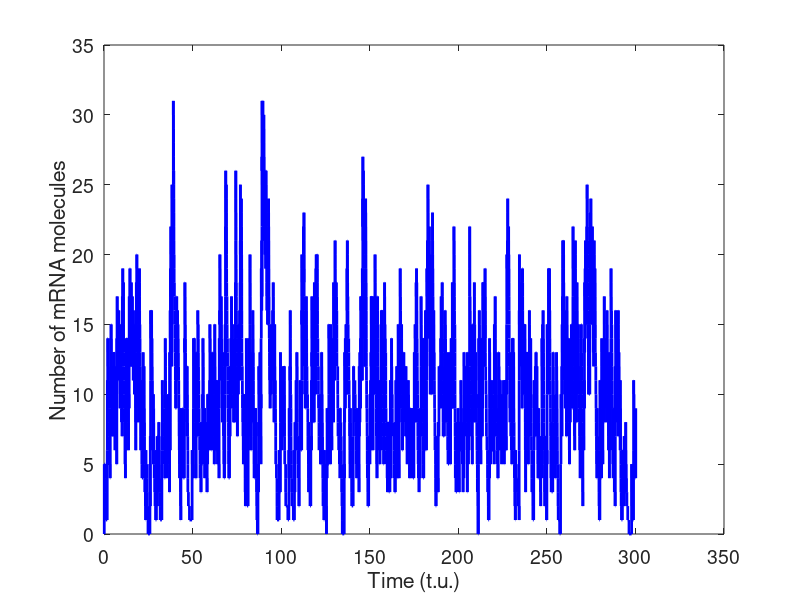

MATLAB code to generate this figure: (Note: this script raises an error after producing the figure.)
%stochastic implementation (Gillespie SSA) of constitutive gene expression
%and mRNA degradation

clear all

%set kinetic parameter values
global kr;
global gr;
kr=2;
gr=1.0;

%set initial condition
X=0;
j=1;
t=0;

while t < 300

    %calculate propensities
    a1=kr;
    a2=gr*X(j);
    asum=a1+a2;

    %update counter
    j=j+1;

    %update time
    t(j)=t(j-1)-log(rand(1))/asum;
    
    %state transition
    mu=rand(1);
    if mu < a1/asum
        X(j)=X(j-1)+5;
    else
        X(j)=max(X(j-1)-1,0);
    end

end

figure(1)
stairs(t, X, 'b', 'linewidth', 2)
ylabel('Number of mRNA molecules')
xlabel('Time (t.u.)')
set(gca,'fontsize',14)
% hold on

%kr_def = 1:1:10;
% gr_def = 1:1:5;
% kr = 10.0;
% for i=1:length(gr_def)
%    gr = gr_def(i);
%    [m, c(i)] = mRNA_determ(kr, gr);
%    means(i) = mean(m);
%    figure(i), histogram(m,'FaceAlpha',.4,'FaceColor','b')
%    xlabel('Number of mRNA molecules')
%    ylabel('Number of events')
%    set(gca,'fontsize',14)
%    axis([0 20 0 2000])
% end
% figure(11), plot(gr_def, means, 'bo-')
% xlabel('kr')
% ylabel('means of mRNA number')
% figure(12), plot(gr_def, c, 'bo-')
% xlabel('kr')
% ylabel('coefficient of variant')
figure(2), histogram(X(0.2*length(X):end),'FaceAlpha',.4,'FaceColor','b')
xlabel('Number of mRNA molecules')
ylabel('Number of events')
set(gca,'fontsize',14)
% hold on

% t_end = 300;
% options = odeset('RelTol',1e-8);
% [t2, x2] = ode45(@determ, [0 t_end], 0, options);
% figure(3)
% plot(t2,x2,'b-','LineWidth',2)
% ylabel('Number of mRNA molecules')
% xlabel('Time (t.u.)')

function dxdt = determ(t,x)
    global kr;
    global gr;
    dxdt = kr - gr * x;
end